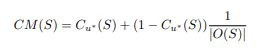
#> input picture Images_ppt/ConcentrationMeasure.JPG, 260 x 55 px
$ python -i slicSaliency.py   (imports and definitions only)   (older library calls are emulated)
#> lines starting #> are read from the running program, lines starting #| are printed output that depends on the picture; after the words box and inside, x2 and y2 are one past the last pixel; in counts of white or black regions, pixels touching at a corner belong together
#> further down, picture is the input picture: shape (55, 260, 3); mean B, G, R 247.1, 247.3, 247.2
# %% [markdown]
# # SLIC saliency
#

# %%
import numpy as np
import pandas as pd
import cv2
import skimage
from skimage.transform import resize
import matplotlib.pyplot as plt
from skimage.segmentation import slic
from skimage.measure import regionprops
from skimage.filters import threshold_otsu


# %%
def computeSLICsaliency(img,N=512):

    # print("Getting SLIC superpixels...")
#> called with N = 512
    segments = slic(img, n_segments=N, compactness=10,
            multichannel=True,
            enforce_connectivity=True,start_label=1)
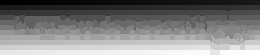
#> segments: shape (55, 260) int64; min 1, max 517, mean 256.7; drawn with min black and max white
    height,width,depth=img.shape
#> height = 55; width = 260; depth = 3

#     print("Computing Superpixels' Properties...")
    R_regions,G_regions,B_regions,R_xy,G_xy,B_xy,R_mi,G_mi,B_mi = getRegionInfo(segments,img)

    sal_R = np.zeros((height,width))
    sal_G = np.zeros((height,width))
    sal_B = np.zeros((height,width))

#     print("Computing Saliency Map For channel 1...")
    sal_R = mapChannelSaliency(R_regions,sal_R,R_xy,R_mi,height,width)
#     print("Computing Saliency Map For channel 2...")
    sal_G = mapChannelSaliency(G_regions,sal_G,G_xy,G_mi,height,width)
#     print("Computing Saliency Map For channel 3...")
    sal_B = mapChannelSaliency(B_regions,sal_B,B_xy,B_mi,height,width)

    SaliencyMap = sal_R+sal_G+sal_B
    SaliencyMap = ((SaliencyMap/SaliencyMap.max())*255).astype('int')
#     print("Computing Saliency Mask...")
    return SaliencyMap


# %%
def getRegionInfo(segments,img):
    R_regions = regionprops(segments, intensity_image=img[:,:,0])
#> R_regions = 517 regions; largest, box (x1, y1, x2, y2) and area: (224, 27, 234, 39) 71, (16, 21, 27, 30) 67, (213, 29, 223, 39) 67, (24, 16, 32, 29) 61, (41, 21, 51, 30) 59
    G_regions = regionprops(segments, intensity_image=img[:,:,1])
#> G_regions has the same summary as R_regions
    B_regions = regionprops(segments, intensity_image=img[:,:,2])
#> B_regions has the same summary as R_regions
    if (len(B_regions)==len(G_regions)==len(R_regions)):
        L = len(R_regions)
#> L = 517
        # print(True)
    R_xy = np.zeros((L,2))
    G_xy = np.zeros((L,2))
    B_xy = np.zeros((L,2))
    R_mi = np.zeros(L)
#> R_mi = 517 values from 0 to 0
    G_mi = np.zeros(L)
#> G_mi = 517 values from 0 to 0
    B_mi = np.zeros(L)
#> B_mi = 517 values from 0 to 0
    for i in range(len(R_regions)):
        R_xy[i] = R_regions[i].centroid
        G_xy[i] = G_regions[i].centroid
        B_xy[i] = B_regions[i].centroid
        R_mi[i] = int(R_regions[i].mean_intensity)
        G_mi[i] = int(G_regions[i].mean_intensity)
        B_mi[i] = int(B_regions[i].mean_intensity)
#> after the loop, B_mi = 517 values, max 255 at index 0, min 142 at index 299, mean 249.1; B_xy = 517 pairs, first value 2 to 52, second value 2 to 257; G_mi = 517 values, max 255 at index 0, min 139 at index 299, mean 249.2; G_xy has the same summary as B_xy; R_mi = 517 values, max 255 at index 0, min 147 at index 257, mean 249; R_xy has the same summary as B_xy
#> in computeSLICsaliency, `R_regions,G_regions,B_regions,R_xy,G_xy,B_xy,R_mi,G_mi,B_mi = getRegio..`: G_regions has the same summary as R_regions in getRegionInfo; B_regions has the same summary as R_regions in getRegionInfo; R_xy has the same summary as B_xy in getRegionInfo; G_xy has the same summary as B_xy in getRegionInfo
    return R_regions,G_regions,B_regions,R_xy,G_xy,B_xy,R_mi,G_mi,B_mi

# %%
def mapChannelSaliency(Regions,map,rg_xy,rg_mi,h,w):
#> called with rg_xy = array of shape (517, 2), rg_mi = array of shape (517,), h = 55, w = 260
    L = len(Regions)
#> L = 517
    for i in range(L):
        denominator = np.sqrt(h**2+w**2)
        numerator = np.linalg.norm(rg_xy - rg_xy[i],axis=1)
        multiplier = np.linalg.norm(rg_mi-rg_mi[i])
        sal = np.sum(multiplier*(np.exp(-numerator/denominator)))
        coords_ = Regions[i].coords
        for coord in coords_:
            x = coord[0]
            y = coord[1]
            map[x][y] = sal
#> this loop made 517 passes
#> (multiplier, sal) on passes 1 to 3: (364.8, 118526.6), (364.8, 120426.2), (364.8, 122270.7)
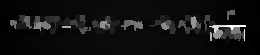
#> map: shape (55, 260) float64; min 114117.5, max 825629.9, mean 168946.7; drawn with min black and max white
    return ((map/map.max())*255).astype('int')
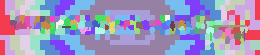
#> returned value: shape (55, 260) int64; 61 distinct labels, from 35 to 255; one colour per label, 0 black

>>> import cv2
>>> picture = cv2.imread('Images_ppt/ConcentrationMeasure.JPG')
>>> result = computeSLICsaliency(picture)
#> call 2 of mapChannelSaliency, with rg_xy = array of shape (517, 2), rg_mi = array of shape (517,), h = 55, w = 260
#> the loop in mapChannelSaliency (call 2), `for i in range(L):` made 517 passes
#> sal on passes 1 to 3: 118630.4, 120531.6, 122377.7
#> in mapChannelSaliency (call 2), `return ((map/map.max())*255).astype('int')`:
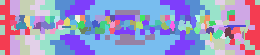
#> returned value: shape (55, 260) int64; 63 distinct labels, from 34 to 255; one colour per label, 0 black
#> call 3 of mapChannelSaliency, with rg_xy = array of shape (517, 2), rg_mi = array of shape (517,), h = 55, w = 260
#> the loop in mapChannelSaliency (call 3), `for i in range(L):` made 517 passes
#> (multiplier, sal) on passes 1 to 3: (364.8, 118546.7), (364.8, 120446.5), (364.8, 122291.4)
#> in mapChannelSaliency (call 3), `return ((map/map.max())*255).astype('int')`:
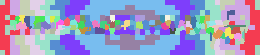
#> returned value: shape (55, 260) int64; 62 distinct labels, from 35 to 255; one colour per label, 0 black
#> in computeSLICsaliency, `SaliencyMap = sal_R+sal_G+sal_B`:
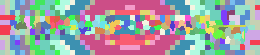
#> SaliencyMap: shape (55, 260) int64; 89 distinct labels, from 105 to 752; one colour per label, 0 black
#> in computeSLICsaliency, `SaliencyMap = ((SaliencyMap/SaliencyMap.max())*255).astype('int')`:
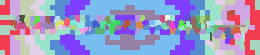
#> SaliencyMap: shape (55, 260) int64; 56 distinct labels, from 35 to 255; one colour per label, 0 black

$ run again, on Images_ppt/Cus.JPG
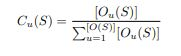
#> input picture Images_ppt/Cus.JPG, 181 x 56 px
#> picture is the input picture: shape (56, 181, 3); mean B, G, R 242.8, 243.2, 243
#> in getRegionInfo, `R_regions = regionprops(segments, intensity_image=img[:,:,0])`: R_regions = 558 regions; largest, box (x1, y1, x2, y2) and area: (33, 17, 45, 28) 68, (122, 29, 131, 38) 58, (90, 22, 97, 30) 44, (104, 22, 113, 30) 44, (43, 17, 52, 25) 43
#> in getRegionInfo, `G_regions = regionprops(segments, intensity_image=img[:,:,1])`: G_regions has the same summary as R_regions
#> in getRegionInfo, `B_regions = regionprops(segments, intensity_image=img[:,:,2])`: B_regions has the same summary as R_regions
#> in getRegionInfo, `L = len(R_regions)`: L = 558
#> after the loop in getRegionInfo, `for i in range(len(R_regions)):`: B_mi = 558 values, max 255 at index 0, min 32 at index 214, mean 243.9; B_xy = 558 pairs, first value 2 to 54, second value 2 to 178.5; G_mi = 558 values, max 255 at index 0, min 32 at index 214, mean 244.1; G_xy has the same summary as B_xy; R_mi = 558 values, max 255 at index 0, min 29 at index 211, mean 243.7; R_xy has the same summary as B_xy
#> in computeSLICsaliency, `R_regions,G_regions,B_regions,R_xy,G_xy,B_xy,R_mi,G_mi,B_mi = getRegio..`: G_regions has the same summary as R_regions in getRegionInfo; B_regions has the same summary as R_regions in getRegionInfo; R_xy has the same summary as B_xy in getRegionInfo; G_xy has the same summary as B_xy in getRegionInfo
#> in mapChannelSaliency, `L = len(Regions)`: L = 558
#> the loop in mapChannelSaliency, `for i in range(L):` made 558 passes
#> (multiplier, sal) on passes 1 to 3: (723.7, 251580.4), (723.7, 256338), (723.7, 260411.1)
#> the loop in mapChannelSaliency (call 2), `for i in range(L):` made 558 passes
#> (multiplier, sal) on passes 1 to 3: (720.2, 250350.4), (720.2, 255084.8), (720.2, 259138)
#> in mapChannelSaliency (call 2), `return ((map/map.max())*255).astype('int')`:
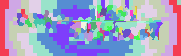
#> returned value: shape (56, 181) int64; 58 distinct labels, from 29 to 255; one colour per label, 0 black
#> in computeSLICsaliency, `SaliencyMap = ((SaliencyMap/SaliencyMap.max())*255).astype('int')`:
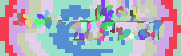
#> SaliencyMap: shape (56, 181) int64; 57 distinct labels, from 29 to 255; one colour per label, 0 black

$ run again, on Images_ppt/KLD.JPG
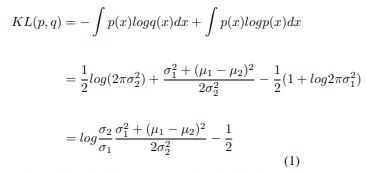
#> input picture Images_ppt/KLD.JPG, 367 x 172 px
#> picture is the input picture: shape (172, 367, 3); mean B, G, R 248.1, 248.2, 248.1
#> in computeSLICsaliency, `segments = slic(img, n_segments=N, compactness=10, multichannel=True, ..`:
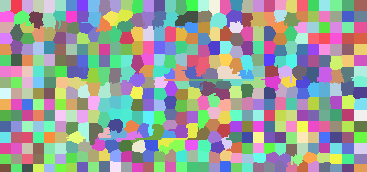
#> segments: shape (172, 367) int64; 475 distinct labels, from 1 to 475; one colour per label, 0 black
#> in getRegionInfo, `R_regions = regionprops(segments, intensity_image=img[:,:,0])`: R_regions = 475 regions; largest, box (x1, y1, x2, y2) and area: (158, 123, 198, 149) 283, (175, 11, 198, 26) 243, (217, 65, 242, 79) 228, (159, 140, 185, 155) 223, (130, 124, 165, 143) 222
#> in getRegionInfo, `G_regions = regionprops(segments, intensity_image=img[:,:,1])`: G_regions has the same summary as R_regions
#> in getRegionInfo, `B_regions = regionprops(segments, intensity_image=img[:,:,2])`: B_regions has the same summary as R_regions
#> in getRegionInfo, `L = len(R_regions)`: L = 475
#> after the loop in getRegionInfo, `for i in range(len(R_regions)):`: B_mi = 475 values, max 255 at index 0, min 148 at index 222, mean 248.8; B_xy = 475 pairs, first value 4.43 to 167.5, second value 4.84 to 360.3; G_mi = 475 values, max 255 at index 0, min 148 at index 222, mean 248.9; G_xy has the same summary as B_xy; R_mi = 475 values, max 255 at index 0, min 147 at index 222, mean 248.7; R_xy has the same summary as B_xy
#> in computeSLICsaliency, `R_regions,G_regions,B_regions,R_xy,G_xy,B_xy,R_mi,G_mi,B_mi = getRegio..`: G_regions has the same summary as R_regions in getRegionInfo; B_regions has the same summary as R_regions in getRegionInfo; R_xy has the same summary as B_xy in getRegionInfo; G_xy has the same summary as B_xy in getRegionInfo
#> in mapChannelSaliency, `L = len(Regions)`: L = 475
#> the loop in mapChannelSaliency, `for i in range(L):` made 475 passes
#> (multiplier, sal) on passes 1 to 3: (309.5, 90338.1), (309.5, 92219.6), (309.5, 93970.3)
#> the loop in mapChannelSaliency (call 2), `for i in range(L):` made 475 passes
#> (multiplier, sal) on passes 1 to 3: (304.2, 88784), (304.2, 90633.1), (304.2, 92353.7)
#> in computeSLICsaliency, `SaliencyMap = ((SaliencyMap/SaliencyMap.max())*255).astype('int')`:
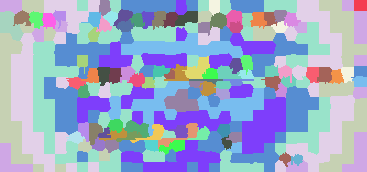
#> SaliencyMap: shape (172, 367) int64; 57 distinct labels, from 26 to 255; one colour per label, 0 black
